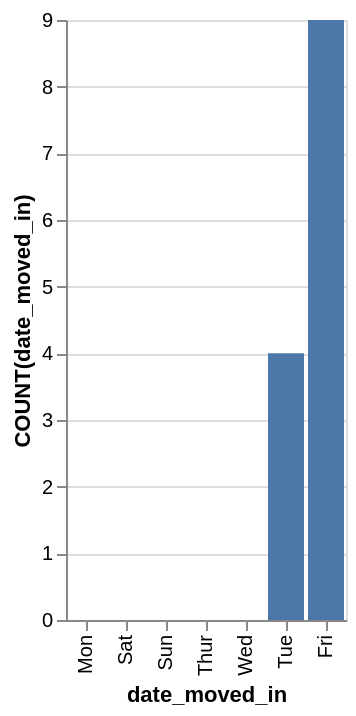

Express this chart as Vega-Lite.
### Vega-Lite specification from a JSON file in a GitHub repository (floating-point values rounded to 4 significant figures)
{"data": {"values": [{"x_data": "Mon", "y_data": 0}, {"x_data": "Sat", "y_data": 0}, {"x_data": "Sun", "y_data": 0}, {"x_data": "Thur", "y_data": 0}, {"x_data": "Wed", "y_data": 0}, {"x_data": "Tue", "y_data": 4}, {"x_data": "Fri", "y_data": 9}]}, "mark": "bar", "encoding": {"x": {"field": "x_data", "type": "nominal", "title": "date_moved_in", "sort": {"op": "sum", "field": "y_data", "order": "ascending"}}, "y": {"field": "y_data", "type": "quantitative", "title": "COUNT(date_moved_in)"}}}
